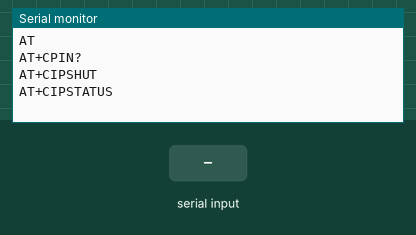
Simulated run of this sketch. Board: Arduino Uno, built with avr-gcc and run on an emulated ATmega328P. Shown: the last lines printed to the serial monitor. The inputs (shaded band) are chosen by the test bench. The modem accepts every AT command (registered, SIM ready, sends succeed) and sends nothing else.

Above: at 6.6 s.
6.7 s: "1" received over the second serial link
11.1 s: "0" received over the second serial link
At 12.1 s:
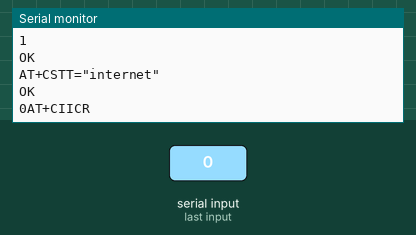
15.5 s: "2" received over the second serial link
At 17.2 s:
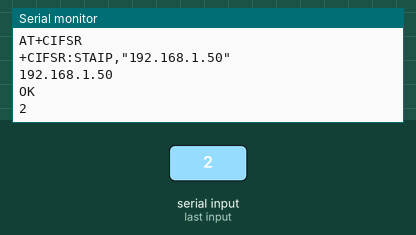

Measured:
- after the input at 11.1 s, the serial monitor: prints a new line at once (image 1)
- after the input at 15.5 s, the serial monitor: prints a new line after 0.71 s (image 2)

The sketch:

command_line_thingspeak.ino
```cpp
#include <SoftwareSerial.h>
#include <String.h>

SoftwareSerial mySerial(2, 3);


float temp=0.0;
int  DEBUG= 1;
void setup()
{
  mySerial.begin(9600);               // the GPRS baud rate
  Serial.begin(9600);    // the GPRS baud rate

  delay(1000);
}

void loop()
{
      temp=analogRead(A0);
      temp=temp*0.4887;
      delay(2);
       Send2Pachube();

  if (mySerial.available())
    Serial.write(mySerial.read());
}
void Send2Pachube()
{
  mySerial.println("AT");
  Serial.println("AT");
  delay(1000);

  mySerial.println("AT+CPIN?");
  Serial.println("AT+CPIN?");
  delay(1000);

  mySerial.println("AT+CREG?");
  delay(1000);

  mySerial.println("AT+CGATT?");
  delay(1000);

  mySerial.println("AT+CIPSHUT");
  if(DEBUG)
    Serial.println("AT+CIPSHUT");


  delay(1000);

  mySerial.println("AT+CIPSTATUS");
  if(DEBUG)
    Serial.println("AT+CIPSTATUS");
  delay(2000);

  mySerial.println("AT+CIPMUX=0");
  if(DEBUG)
    Serial.println("AT+CIPMUX=0");

  delay(2000);

  ShowSerialData();

  mySerial.println("AT+CSTT=\"airtelgprs.com\"");//start task and setting the APN,
  if(DEBUG)
    Serial.println("AT+CSTT=\"internet\"");

  delay(1000);

  ShowSerialData();

  mySerial.println("AT+CIICR");//bring up wireless connection
  if(DEBUG)
    Serial.println("AT+CIICR");

  delay(3000);

  ShowSerialData();

  mySerial.println("AT+CIFSR");//get local IP adress
  if(DEBUG)
    Serial.println("AT+CIFSR");

  delay(2000);

  ShowSerialData();

  mySerial.println("AT+CIPSPRT=0");
  delay(3000);

  ShowSerialData();

  mySerial.println("AT+CIPSTART=\"TCP\",\"api.thingspeak.com\",\"80\"");//start up the connection
  if(DEBUG)
    Serial.println("AT+CIPSTART=\"TCP\",\"api.thingspeak.com\",\"80\"");
  delay(6000);

  ShowSerialData();

  mySerial.println("AT+CIPSEND");//begin send data to remote server
  if(DEBUG)
    Serial.println("AT+CIPSEND");

  delay(4000);
  ShowSerialData();

  String str="GET http://api.thingspeak.com/update?api_key=LV3MK01BLC5HQ363&field1=" + String(temp);
  if(DEBUG)
    Serial.println("GET http://api.thingspeak.com/update?api_key=LV3MK01BLC5HQ363&field1=");
  mySerial.println(str);//begin send data to remote server
  delay(4000);
  ShowSerialData();

  mySerial.println((char)26);//sending

  delay(5000);//waitting for reply, important! the time is base on the condition of internet
  mySerial.println();

  ShowSerialData();

  mySerial.println("AT+CIPSHUT");//close the connection
  Serial.println("AT+CIPSHUT");
  delay(100);
  ShowSerialData();
}
void ShowSerialData()
{
  while(mySerial.available()!=0)
    Serial.write(mySerial.read());
}
```
